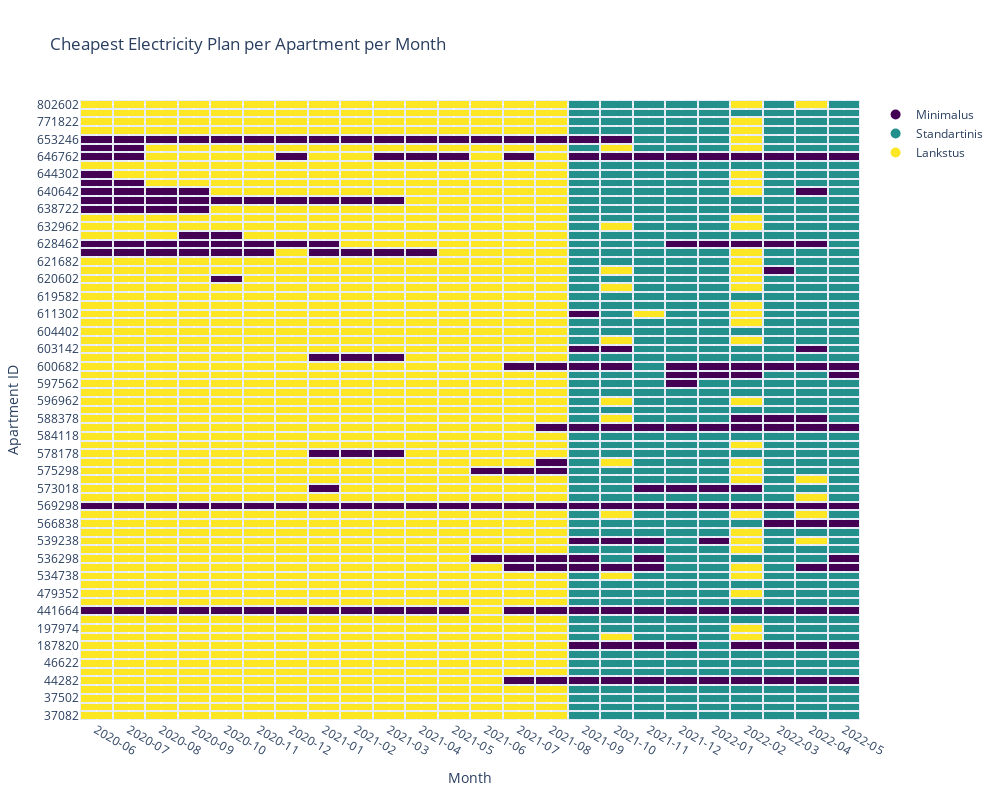

Notebook code cell kept with this figure:
### Code cell
heatmap_data = combined_plans.pivot(index='OBJ_NUMERIS', columns='month', values='Cheapest Plan')

# Map plan names to numeric values for the heatmap
plan_mapping = {'Minimalus': 1, 'Standartinis': 2, 'Lankstus': 3}
heatmap_data = heatmap_data.replace(plan_mapping)

# Create the heatmap
fig = go.Figure(data=go.Heatmap(
    z=heatmap_data.values,  
    x=heatmap_data.columns.astype(str),  
    y=heatmap_data.index, 
    colorscale='Viridis',
    showscale=False,  
    xgap=2,
    ygap=2
    
))

custom_colors = {1: '#440154', 2: '#21908d', 3: '#fde725'}  
legend_items = {'Minimalus': 1, 'Standartinis': 2, 'Lankstus': 3}

# Add custom legend using scatter traces
for plan_name, value in legend_items.items():
    fig.add_trace(go.Scatter(
        x=[None], y=[None],
        mode='markers',
        marker=dict(size=10, color=custom_colors[value]),
        name=plan_name  
    ))


# Update layout
fig.update_layout(
    title='Cheapest Electricity Plan per Apartment per Month',
    xaxis_title='Month',
    yaxis_title='Apartment ID',
    xaxis=dict(type='category'),  
    yaxis=dict(type='category'),
    height=800,
    width=1000
)


fig.show()

### Figure 1 — Plotly figure (JSON) as saved in the notebook; plotly's stock layout.template omitted (floating-point values rounded to 4 significant figures; data arrays with more than 128 entries replaced by an {"elided": "..."} marker saying what was removed)
{"data": [{"colorscale": [[0, "#440154"], [0.1111, "#482878"], [0.2222, "#3e4989"], [0.3333, "#31688e"], [0.4444, "#26828e"], [0.5556, "#1f9e89"], [0.6667, "#35b779"], [0.7778, "#6ece58"], [0.8889, "#b5de2b"], [1, "#fde725"]], "showscale": false, "type": "heatmap", "x": ["2020-06", "2020-07", "2020-08", "2020-09", "2020-10", "2020-11", "2020-12", "2021-01", "2021-02", "2021-03", "2021-04", "2021-05", "2021-06", "2021-07", "2021-08", "2021-09", "2021-10", "2021-11", "2021-12", "2022-01", "2022-02", "2022-03", "2022-04", "2022-05"], "xgap": 2, "y": [37082, 37142, 37502, 40202, 44282, 46502, 46622, 56582, 187820, 193160, 197974, 200134, 441664, 478752, 479352, 494052, 534738, 535458, 536298, 538818, 539238, 552438, 566838, 567918, 569298, 569958, 573018, 573378, 575298, 576018, 578178, 578418, 584118, 585738, 588378, 596362, 596962, 597382, 597562, 600022, 600682, 601282, 603142, 603922, 604402, 609742, 611302, 619102, 619582, 620362, 620602, 620662, 621682, 627322, 628462, 628582, 632962, 633022, 638722, 639022, 640642, 643702, 644302, 646582, 646762, 647002, 653246, 739422, 771822, 802542, 802602], "ygap": 2, "z": {"elided": "71x24 int values"}}, {"marker": {"color": "#440154", "size": 10}, "mode": "markers", "name": "Minimalus", "type": "scatter", "x": [null], "y": [null]}, {"marker": {"color": "#21908d", "size": 10}, "mode": "markers", "name": "Standartinis", "type": "scatter", "x": [null], "y": [null]}, {"marker": {"color": "#fde725", "size": 10}, "mode": "markers", "name": "Lankstus", "type": "scatter", "x": [null], "y": [null]}], "layout": {"height": 800, "title": {"text": "Cheapest Electricity Plan per Apartment per Month"}, "width": 1000, "xaxis": {"title": {"text": "Month"}, "type": "category"}, "yaxis": {"title": {"text": "Apartment ID"}, "type": "category"}}}
